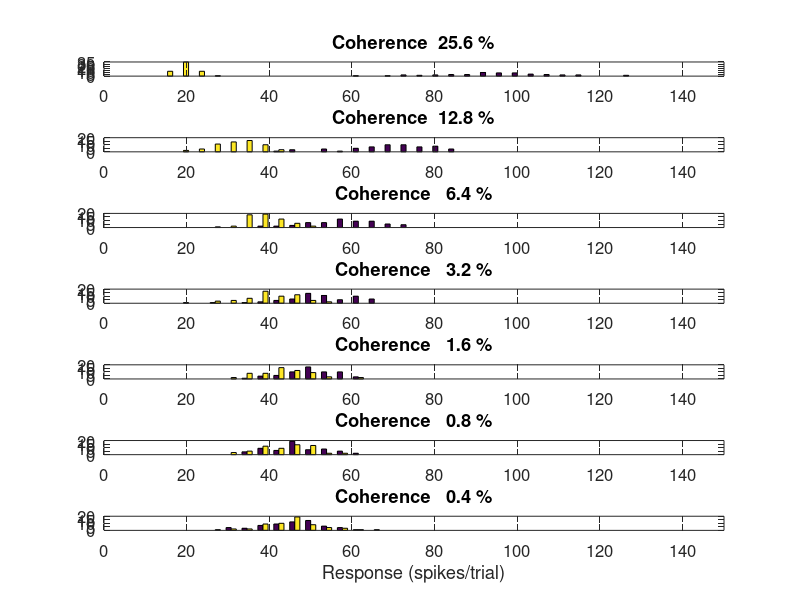
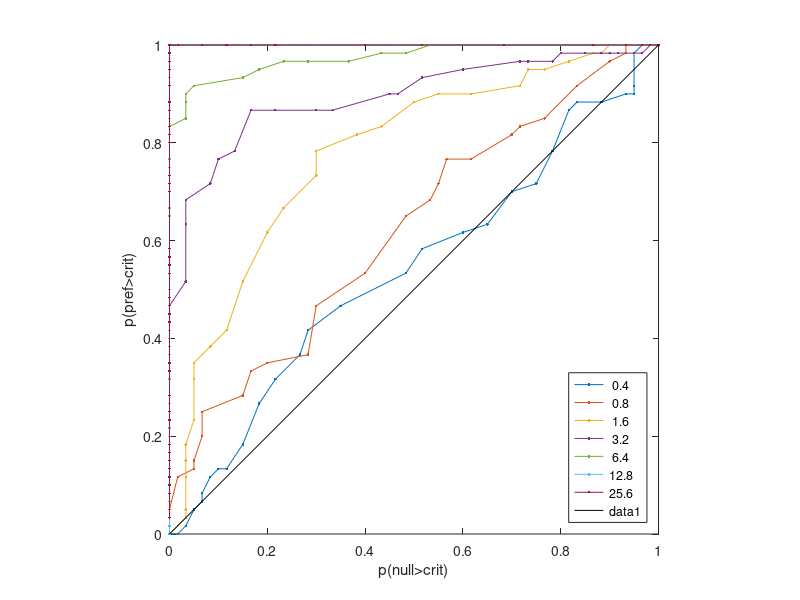
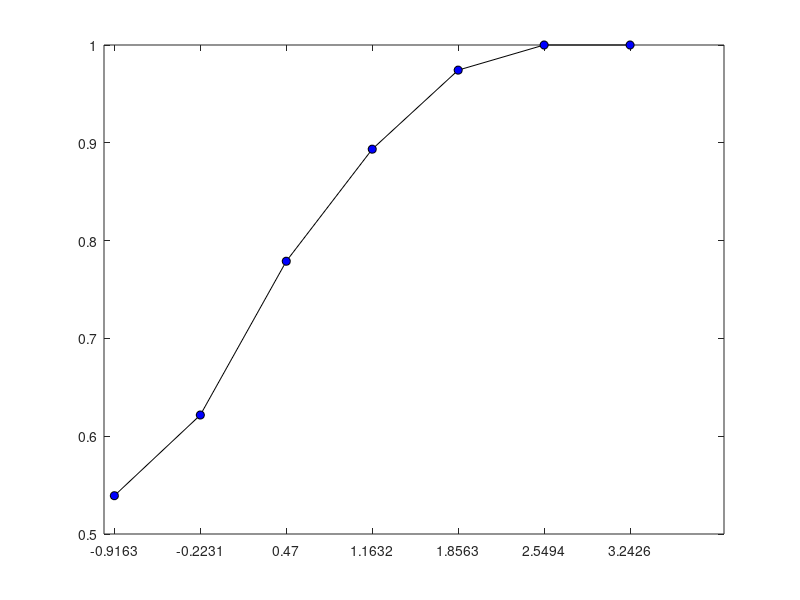

These figures' MATLAB source, in order: (Note: this script raises an error after producing the figures.)
%% Lesson 10: ROC analysis of neuronal responses
%
% The general purpose of ROC analysis is to provide a measure of the
% difference between two distributions. For example, Britten et al. (1992)
% originally used an ROC analysis to determine how well a neuron can
% 'discriminate' between two stimuli. In this lesson we'll apply an ROC
% analysis to example spike data measure a neuron's 'neurometric function'.


%% The Neurophysiological Data
%
% Britten et al. (J. Neurosci, 1992) measured the spike rates from
% direction selective neurons in Macaque area MT with the goal of comparing
% these neuronal responses to the monkey's behavioral data on the same
% motion coherence task that we developed in the previous lessons.
%
% Their goal was to compare this behavioral data to the MT responses to see
% how well the results from an individual neuron can predict the behavioral
% data.
%
% The data set consists of the number of spikes measured in each of 60
% trials across five coherence values (.8,1.6,3.2,6.4 and 12.8%) with
% motion either in the preferred direction or in the direction opposite to
% the preferred direction of the neuron.
%
% I've generated a fake data set with numbers that are similar to the
% example neuron they show in their figure 5.  We'll load it in now:

clear all
load NeuroData

%%
% The file 'NeuroData' contains three parameters:
%
%  cList: the list of five coherence values
%
%  respPref: of size 5x60 where each row corresponds to a coherence value
%  and each column corresponds to a trial.  The values are the total
%  number of spikes for that trial for a stimulus in the preferred
%  direction.
%
%  respNonPref: same thing but for motion in the non-preferred direction.

%%
% First, let's look at histograms of the data, plotted like Britten et
% al.'s figure 5:

figure(1)
clf
for i=1:length(cList)
    subplot(length(cList),1,length(cList)-i+1)
    hist([respPref(i,:);respNonPref(i,:)]',linspace(0,150,40));
    set(gca,'XLim',[0,150]);
    title(sprintf('Coherence %5.1f %%',100*cList(i)),'FontSize',12)
    if i==1
        xlabel('Response (spikes/trial)','FontSize',12);
    end
    set(gca,'FontSize',12);
end

set(gcf,'Position',[220    50   601   680]);

%%
% Blue bars in the histograms correspond to responses in the preferred
% direction and red bars are for the non-preferred direction.  Notice how
% the histograms spread apart as the coherence increases.  The neurons are
% responding more with increased coherence in the preferred direction and
% are becoming suppressed with increased coherence in the non-preferred
% direction.  This means that, loosely speaking, the neuron more and more
% able to 'discriminate' between the two stimuli with increasing coherence.
%
% Like humans, the monkey's behavioral performance increased with motion
% coherence.  So at least qualitatively, the neuronal responses are
% consistent with the behavioral results.  But how do we quantify the
% performance of the neuron?  Specifically, for a given motion coherence,
% how well could you do in the task if all you knew about the stimulus were
% the responses shown in the histogram above?
%
% The answer can be found with an ROC analysis. We can think of the
% analysis as an ideal observer performing a 'yes/no' task on samples from
% the data.  Suppose this observer receives a spike count from a stimulus
% that had, say, 1.6% coherence.  The observer must choose a criterion and
% decide that the stimulus was in the preferred direction if the response
% exceeds this criterion, otherwise it must have been a non-preferred
% stimulus.  We can calculate how well this observer will do on the task
% based on the data:
%
% To be specific, let's choose a criterion of 50 spikes/sec:

criterion = 50;

%%
% The proportion of 'hits' will be the proportion of times that a preferred
% stimulus produces a response greater than the criterion:

cNum = 2;  %index into the 0.8% coherence row
nTrials = size(respPref,2);  %number of trials

pHit = sum(respPref(cNum,:)>criterion)/nTrials

% The proportion of false alarms will be the proportion of spike counts
% from the non-preferred data that exceeds the criterion:

pFA = sum(respNonPref(cNum,:)>criterion)/nTrials

%%
% This is the expected performance for this one value of the criterion.  To
% estimate the overall performance, we make this calculation for the whole
% range of criterion values which will generate an ROC curve.  We'll do
% this for each of the coherence values in a nested loop:

critList = 0:max(respPref(:));   %list of criterion values

pHit = zeros(length(critList),length(cList));
pFA =  zeros(length(critList),length(cList));
for cNum = 1:length(cList)
    for critNum = 1:length(critList)
        criterion = critList(critNum);
        pHit(critNum,cNum) = sum(respPref(cNum,:)>criterion)/nTrials;
        pFA(critNum,cNum) = sum(respNonPref(cNum,:)>criterion)/nTrials;
    end
end

%Let's plot the ROC curve for all coherences:

figure(2)
clf
plot(pFA,pHit,'.-');
legend(num2str(cList'*100),'Location','SouthEast');
set(gca,'XLim',[0,1]);
set(gca,'YLim',[0,1]);
xlabel('p(null>crit)');
ylabel('p(pref>crit)');
set(gca,'XTick',0:.2:1);
set(gca,'YTick',0:.2:1);
hold on
plot([0,1],[0,1],'k-');
axis square

%%
% Notice how the ROC curve bows out more and more for higher coherence
% values.  Remember, the area under the curve reflects the difference
% between the preferred and non-preferred distributions.  Let's calculate
% these values using the 'trapz' function:

for i=1:length(cList)
    AEst(i) = -trapz(pFA(:,i),pHit(:,i));
end

%% The Neurometric Function
%
% This area under the ROC curve is the best an ideal observer could
% possibly do given the available data. What we have here is the best
% possible performance of an observer listening to this neuron as a
% function of stimulus coherence. This is like a psychometric function, but
% for the neuron - which is why Britten et al. called this a 'neurometric
% function'.  Let's plot it:

figure(3)
clf
plot(log(100*cList),AEst,'ko-','MarkerFaceColor','b')
set(gca,'XTick',log(100*cList));
set(gca,'YTick',0:0.1:1);
logx2raw
set(gca,'YLim',[.4,1]);
xlabel('Coherence (%)');
ylabel('Proportion correct');

%%
% One of the remarkable results from this paper is that the neurometric
% function from a given neuron matches up well with the monkey's
% performance on the task - a given neuron is as good at discriminating
% motion as the monkey!

%% A simulated 2AFC task
%
% Recall that the area under the curve is the expected performance from a
% 2AFC task.  We can simulate a 2AFC task from our data set by sampling a
% value from the preferred and non-preferred responses for each trial, and
% picking off the highest value.  This is just like our simulation using
% signal detection theory where we pulled numbers out of normally
% distributed signal and noise PDFs.
%
% We need to choose a number of simulated trials.  We'll pick a
% rediculously high number here because we're interested in the performance
% for the ideal observer, which should effectively have an infinite number
% of trials:

nSimulatedTrials = 100000;

%Loop through the coherence values
for cNum = 1:length(cList)
    %Draw a list of numbers (with replacement) from each of the two
    %distributions
    internalRespPref = respPref(cNum,ceil(rand(1,nSimulatedTrials)*nTrials));
    internalRespNonPref = respNonPref(cNum,ceil(rand(1,nSimulatedTrials)*nTrials));
    
    %Get the percent of correct responses by counting up the trials where
    %the draw from the preferred distribution exceeded the non-preferred
    pCorrect(cNum) = sum(internalRespPref>internalRespNonPref)/nSimulatedTrials;
end

hold on
plot(log(100*cList),pCorrect,'ko:','MarkerFaceColor','r');



%% 
% It's a close match. This 2AFC simulation, where we repeatedly draw
% numbers with replacement from an existing data set, is called a
% 'bootstrap' method.  As you can see, it's a very powerful method.  In
% just a few lines of code we took advantage of the relationship between
% the area under the ROC and performance on a 2AFC to generate a
% neurometric function that's essentially identical to the results from the
% ROC analysis.  
%% Fitting the neurometric function with a Weibull
%
% Finally, we can summarize this neuron's ability to detect motion
% coherence by fitting the neurometric function with a Weibull and
% estimating the threshold for 80% performance.  We've done this enough
% times now that the following should be self explanatory.

results.intensity = cList;
results.response = pCorrect;

pInit.t = .02;
pInit.b = 2;
freeList = {'b','t'};

[pBest,logLikelihoodBest] = fit('fitPsychometricFunction',pInit,freeList,results,'Weibull');

x = exp(linspace(log(.003),log(.3),101));
y = Weibull(pBest,x);
plot(log(x*100),y,'k-','LineWidth',2);
title(sprintf('Threshold: %5.3g %%',pBest.t*100));
xlim = get(gca,'XLim');
ylim = get(gca,'YLim');
plot([xlim(1),log(pBest.t*100),log(pBest.t*100)],[(1/2)^(1/3),(1/2)^(1/3),ylim(1)],'k-');